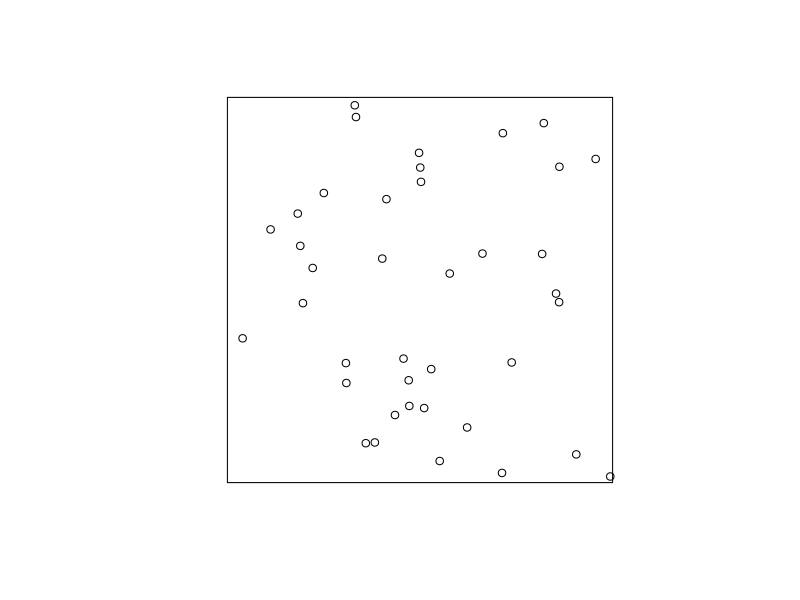
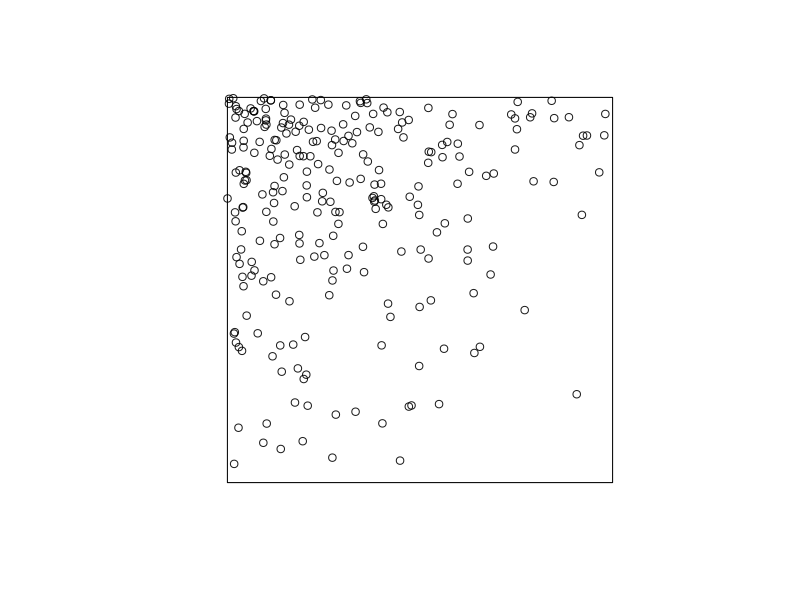
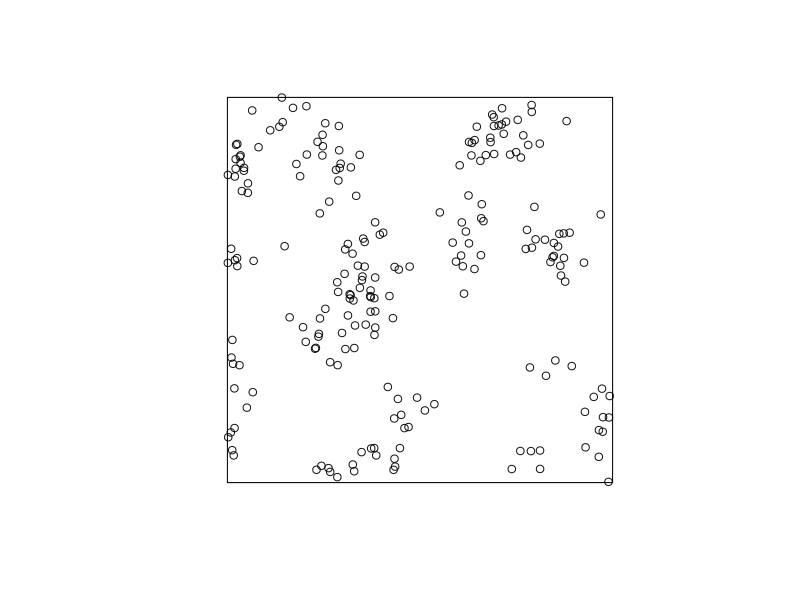
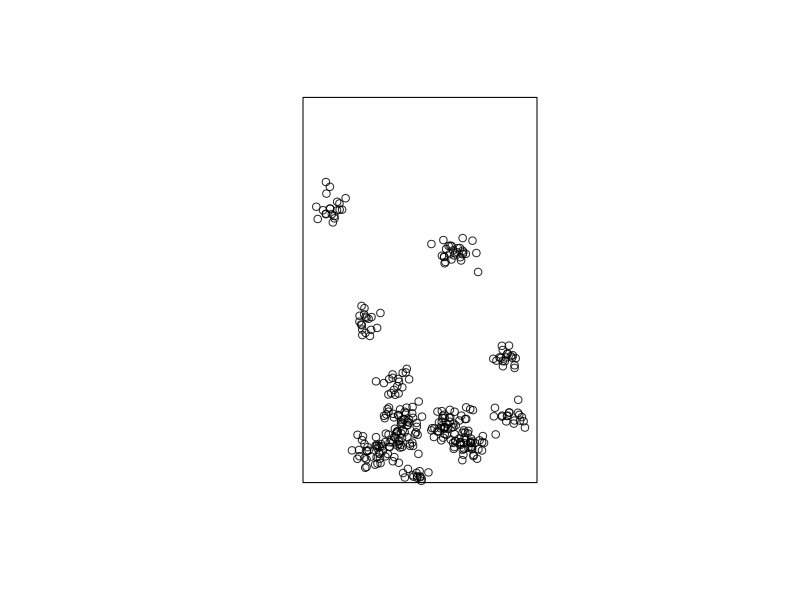
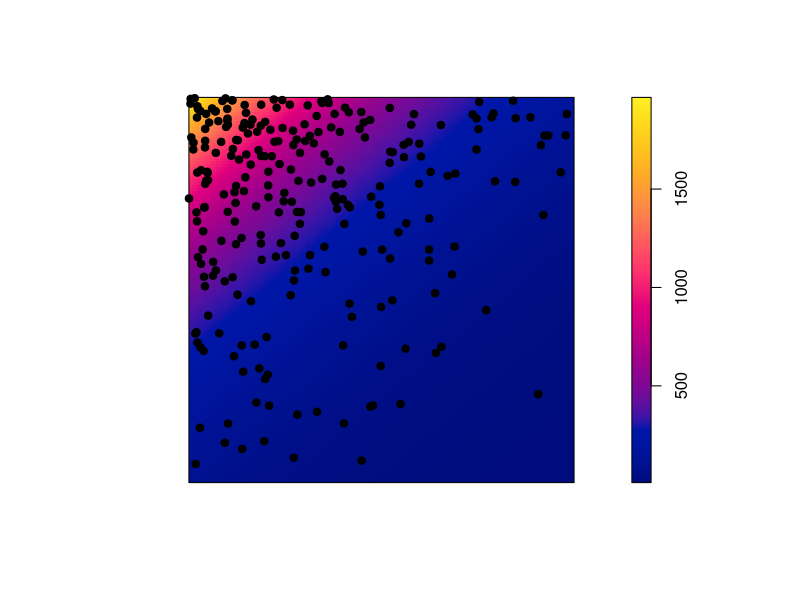
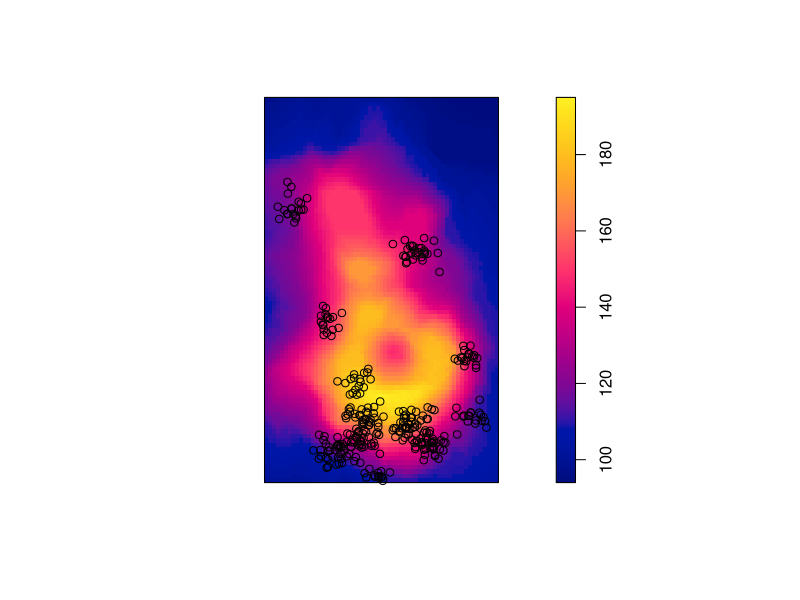

The R source for these figures, in order:
library(spatstat)
################################################################################
## Figuras de exemplos dos 4 processos, para os exercicios
################################################################################
## Poisson homogeneo
pp.1 <- rpoispp(35, win = unit.square())
## Poisson inhomogeneous
##Z <- as.im(function(x,y){ifelse(x>0.5, 25, 100)}, unit.square())
## Using a raster image
Z1 <- as.im(function(x,y){100 * exp(-2.5*x + 3*y)}, unit.square())
pp.2 <- rpoispp(Z1)
## Thomas homogeneous
pp.3 <- rThomas(kappa = mean(Z1/10), scale = 0.05, mu = 10)
##inhomogeneous
##Z2 <- as.im(function(x,y)10 * exp(2.5*x - 3*y), unit.square())
janela <- owin(c(10,51), c(10,77.5))
Z2 <- as.im(volcano, W=janela)
##pp.4 <- rThomas(kappa = function(x,y){10 * exp(2.5*x - 3*y)}, 0.05, 10, win = unit.square())
pp.4 <- rThomas(kappa = exp(as.im(volcano)/10-15)*1.e-3, scale = 1.5, mu = 20, win = janela)


## Save plots
png("images/point_pattern_examples%02d.png")
plot(pp.1, main = "")
plot(pp.2, main = "")
plot(pp.3, main = "")
plot(pp.4, main = "")
image(Z1, main = "")
points(pp.2, pch=19)
plot(Z2, main ="")
points(pp.4)
dev.off()
